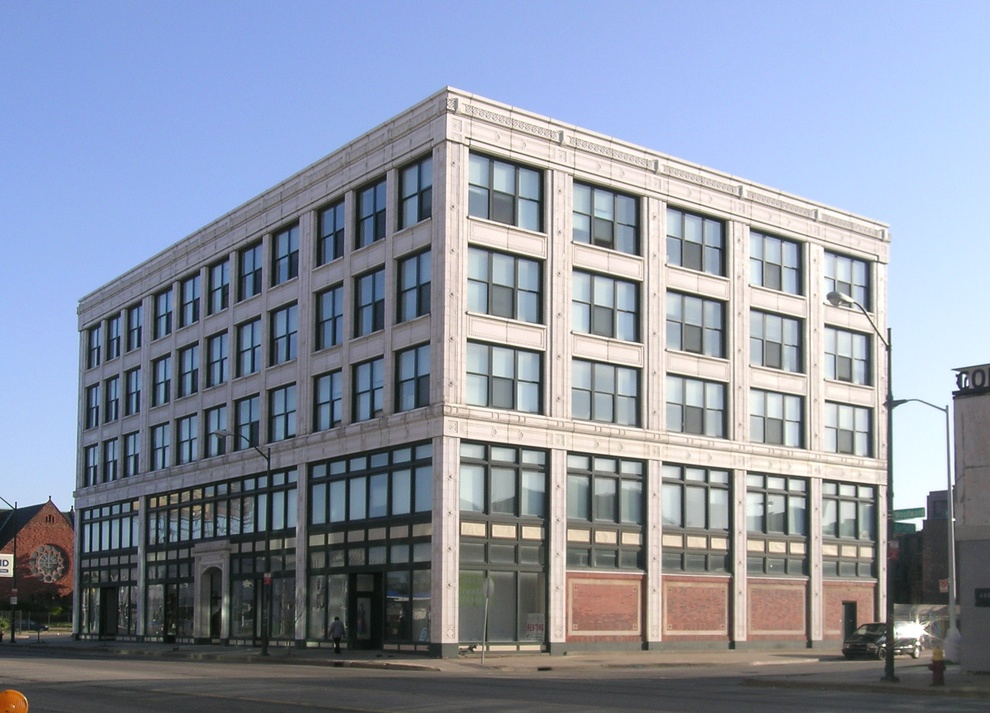
#> input picture src/Garfield_Building.jpg, 990 x 713 px, shrunk from 1950 x 1404 before the run, found by its file name
$ python canny_edge_threshold.py
#> lines starting #> are read from the running program, lines starting #| are printed output that depends on the picture; after the words box and inside, x2 and y2 are one past the last pixel; in counts of white or black regions, pixels touching at a corner belong together
### src/engine/otsu_method.py
import numpy as np
from itertools import combinations


def multi_otsu(grey, n_split=1, upper=256):
    bins = np.bincount(grey.ravel())
    while bins.shape[0] < 256:
        bins = np.append(bins, 0)
    bins = bins[:upper]
    p_list = bins / bins.sum()
    L = np.arange(upper)
    Mt = np.dot(L, p_list.T)

    inter_var = 0
    threshold = 0
    for idx in combinations(range(2, len(p_list) - 1), n_split):
        P, B = np.split(p_list, idx), np.split(L, idx)
        W = [(p.sum() if p.sum() != 0 else np.nextafter(0, 1)) for p in P]
        M = [np.dot(B[i], P[i].T) / W[i] for i in range(n_split + 1)]
        candidate = np.dot((np.array(M) - Mt) ** 2, np.array(W).T)
        if candidate > inter_var:
            inter_var = candidate
            threshold = idx
    return list(threshold)


# [13 lines left out: function apply_threshold, not called in this run]

### src/util/filemanager.py
import os


class FileManager:

    def __init__(self, path):
        self.path = path
        self.abspath = os.path.abspath(path)
        self.dir = os.path.dirname(self.abspath)
        self.base = os.path.basename(path)
        self.name, self.ext = os.path.splitext(self.base)

        self.folder = "{}/{}/{}".format(self.dir, "results", self.name)
        if not os.path.exists(self.folder):
            os.makedirs(self.folder)

    def get_save_path(self, step):
        save_path = "{}/{}({}).{}".format(self.folder, self.name, step, self.ext)
        return save_path

### src/report/canny_edge_threshold.py
from engine.otsu_method import multi_otsu
from util.filemanager import FileManager
import cv2
import matplotlib.pyplot as plt
import numpy as np

file = FileManager('../res/img/Garfield_Building.jpg')
img = cv2.imread('../res/img/Garfield_Building.jpg')
#> img is the input picture: shape (713, 990, 3); mean B, G, R 163.4, 147.2, 139.4
height, width, channels = img.shape
grey = cv2.cvtColor(img, cv2.COLOR_BGR2GRAY)
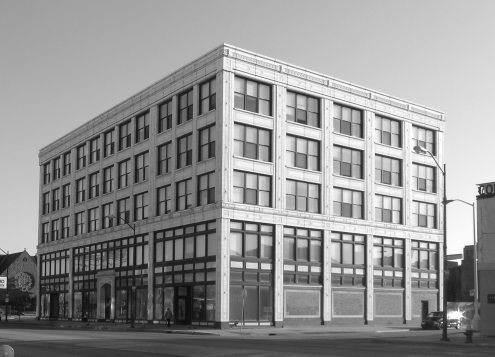
#> grey: shape (713, 990) (shown at 1/2 size); min 10, max 255, mean 146.7
bins = np.bincount(grey.ravel())
#> bins = 256 values, max 7226 at index 179, min 0 at index 0, mean 2757.3
print(bins)
#| [   0    0    0    0    0    0    0    0    0    0    2   12   25   67
#|   221  397  485  447  455  451  539  593  826  997 1350 1417 1674 1911
#|  2059 2110 2162 2212 2166 2180 2207 2070 2094 2016 1937 1932 1957 2040
#|  2001 2038 2094 2057 2086 2120 2088 2120 2097 2231 2281 2274 2332 2521
#|  2494 2677 2715 2563 2673 2653 2724 2895 3096 3274 3431 3686 3681 3596
#|  3379 3174 2857 2756 2542 2555 2324 2197 2063 2067 2129 2043 2083 2083
#> (further printed lines are left out)

thresholds = multi_otsu(grey, n_split=2)
#> in multi_otsu, `p_list = bins / bins.sum()`: p_list = 256 values, max 0.0102 at index 179, min 0 at index 0, mean 0.00391
#> in multi_otsu, `Mt = np.dot(L, p_list.T)`: Mt = 146.7
#> the loop in multi_otsu, `for idx in combinations(range(2, len(p_list) - 1), n_split):` made 31878 passes
#> (W, M, candidate, inter_var, threshold) on passes 9 to 14: ([4.94e-324, 2.83e-06, 1], [0, 10, 146.7], 0.053, 0.053, (2, 11)), ([4.94e-324, 1.98e-05, 1], [0, 10.86, 146.7], 0.366, 0.366, (2, 12)), ([4.94e-324, 5.53e-05, 1], [0, 11.59, 146.7], 1.01, 1.01, (2, 13)), ([4.94e-324, 0.00015, 1], [0, 12.48, 146.7], 2.71, 2.71, (2, 14)), ([4.94e-324, 0.000463, 1], [0, 13.51, 146.8], 8.22, 8.22, (2, 15)), ([4.94e-324, 0.00103, 0.999], [0, 14.33, 146.9], 18, 18, (2, 16))
#> after the loop in multi_otsu, `for idx in combinations(range(2, len(p_list) - 1), n_split):`: inter_var = 3456.2; threshold = (92, 164)
#> thresholds = [92, 164]
print(thresholds)
#| [92, 164]
edges1 = cv2.Canny(grey, thresholds[0], thresholds[1])
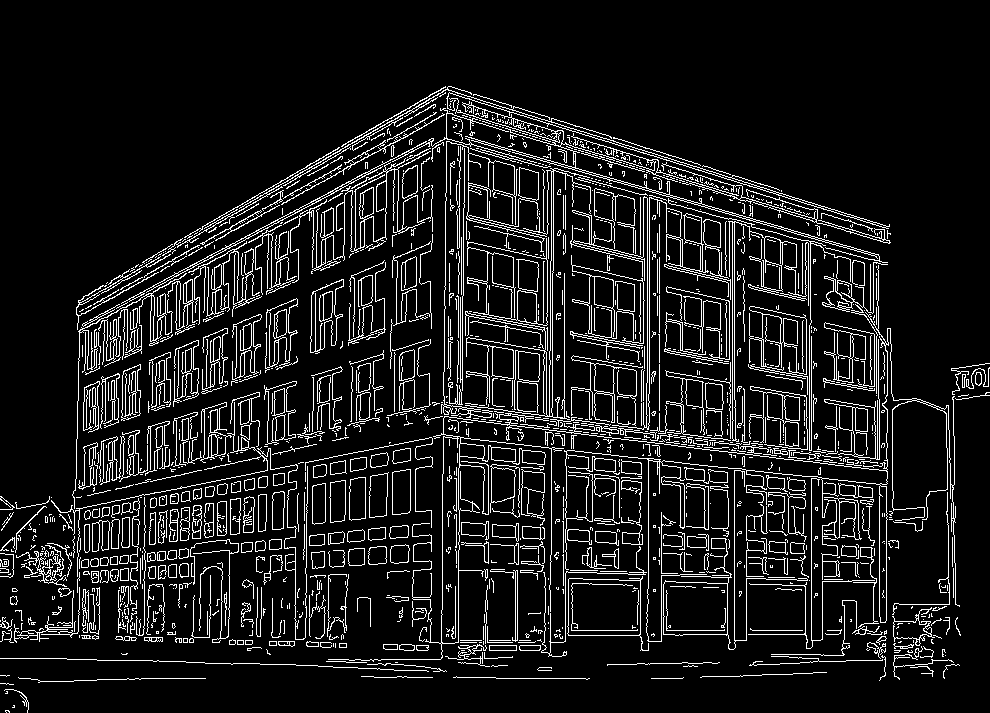
#> edges1: shape (713, 990); 10.2% white in thin lines or dots, all inside (x1, y1, x2, y2) = (0, 86, 990, 713)
cv2.imwrite(file.get_save_path("multiOtsu"), edges1)

high_thresh = multi_otsu(grey)[0]
#> the loop in multi_otsu (call 2), `for idx in combinations(range(2, len(p_list) - 1), n_split):` made 253 passes
#> (idx, W, M, candidate, inter_var, threshold) on passes 10 to 16: ((11,), [2.83e-06, 1], [10, 146.7], 0.053, 0.053, (11,)), ((12,), [1.98e-05, 1], [10.86, 146.7], 0.366, 0.366, (12,)), ((13,), [5.53e-05, 1], [11.59, 146.7], 1.01, 1.01, (13,)), ((14,), [0.00015, 1], [12.48, 146.7], 2.71, 2.71, (14,)), ((15,), [0.000463, 1], [13.51, 146.8], 8.22, 8.22, (15,)), ((16,), [0.00103, 0.999], [14.33, 146.9], 18, 18, (16,)), ((17,), [0.00171, 0.998], [15, 146.9], 29.77, 29.77, (17,))
low_thresh = multi_otsu(grey, upper=high_thresh)[0]
print([high_thresh, low_thresh])
#| [142, 85]
edges2 = cv2.Canny(grey, low_thresh, high_thresh)
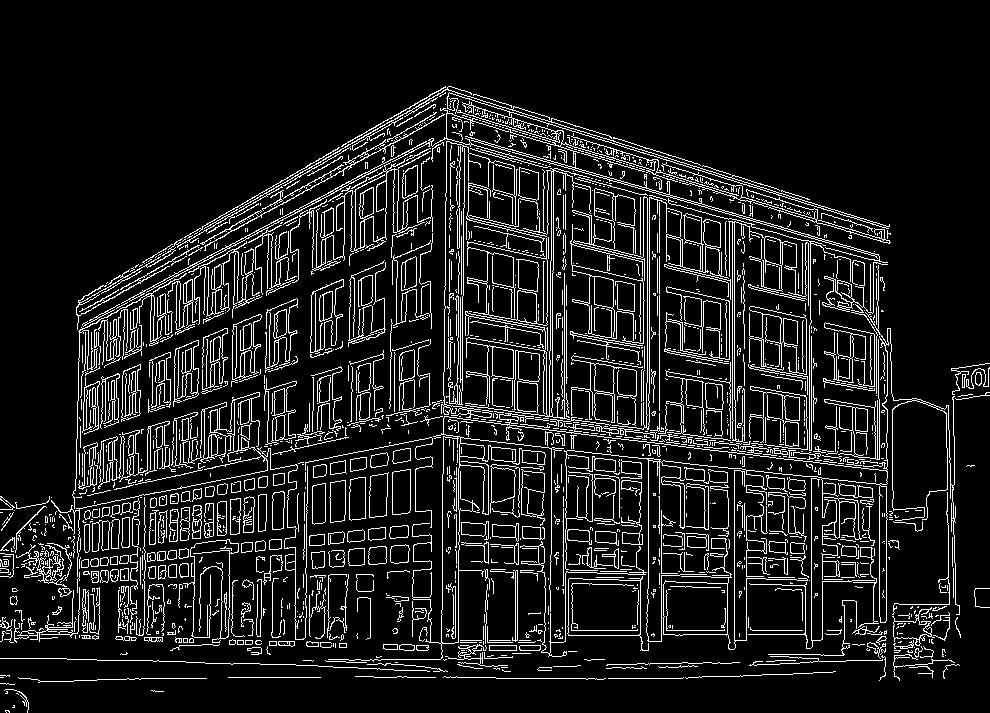
#> edges2: shape (713, 990); 10.9% white in thin lines or dots, all inside (x1, y1, x2, y2) = (0, 86, 990, 713)
cv2.imwrite(file.get_save_path("singleOtsu"), edges2)

plt.figure(num=1, figsize=(10, 5))
plt.hist(grey.ravel(), bins=range(256), color="b", label="image histogram")
plt.axvline(x=thresholds[0],
            color="r",
            label="lower threshold ({})".format(thresholds[0]),
            linestyle='--')
plt.axvline(x=thresholds[1],
            color="r",
            label="higher threshold ({})".format(thresholds[1]))
plt.legend()
plt.title("Double Thresholds using Multi Otsu's Method")
plt.xlabel("bins")
plt.ylabel("No. of pixels")
plt.savefig('Multi Otsu\'s Method.png')
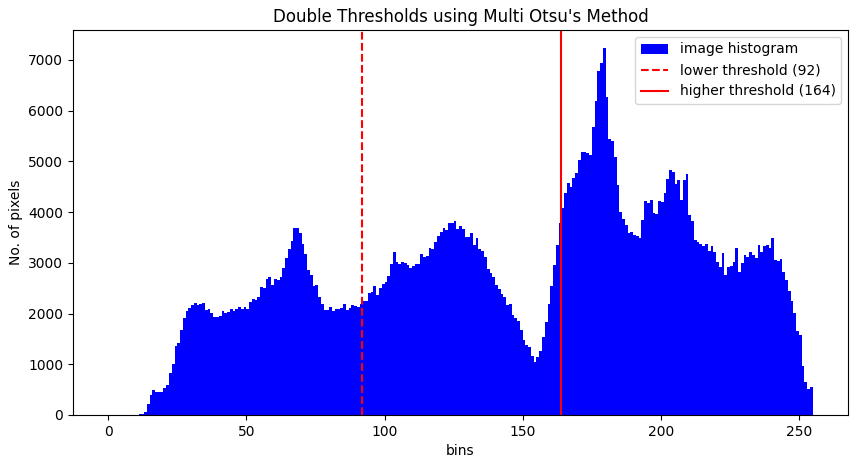
#> figure drawn by matplotlib, 1 panel; tallest bar 7226 high, from x = 179 to 180

plt.figure(num=2, figsize=(10, 5))
plt.hist(grey.ravel(), bins=range(256), color="b", label="image histogram")
plt.axvline(x=high_thresh,
            color="r",
            label="higher threshold ({})".format(high_thresh))
plt.legend()
plt.title("Higher Threshold using Otsu's Method")
plt.xlabel("bins")
plt.ylabel("No. of pixels")
plt.savefig('Single Otsu\'s Method.png')
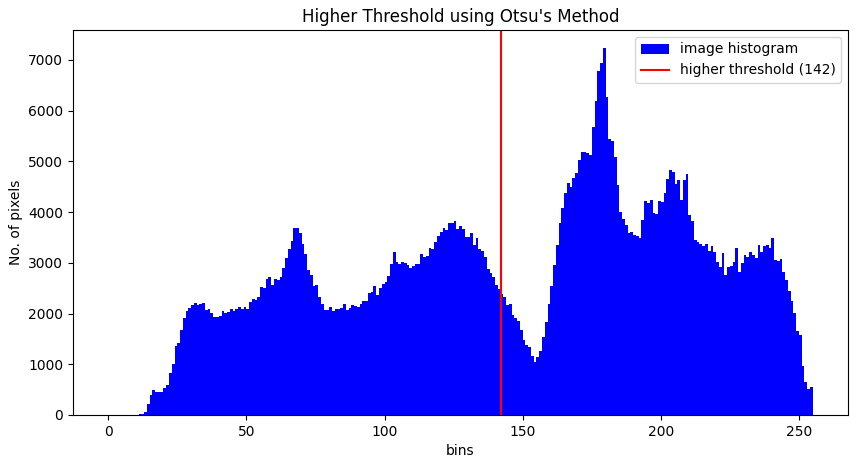
#> figure drawn by matplotlib, 1 panel; tallest bar 7226 high, from x = 179 to 180
